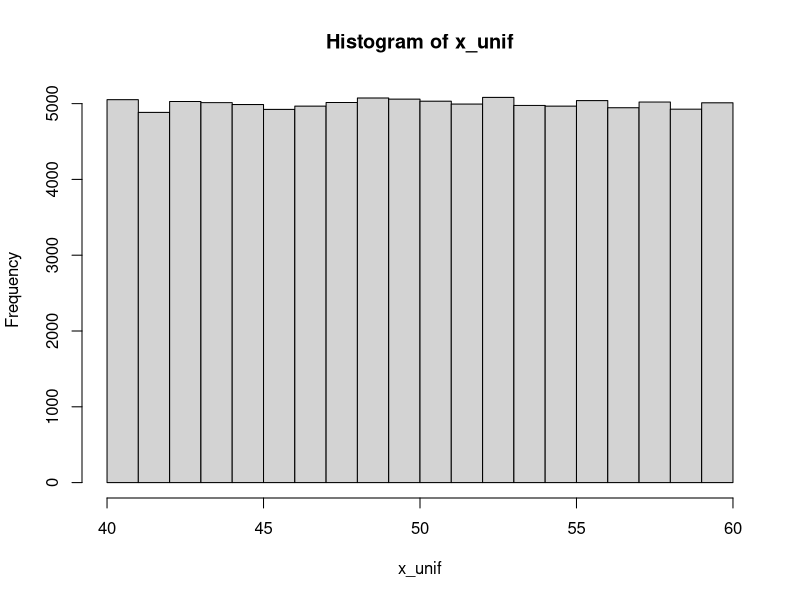
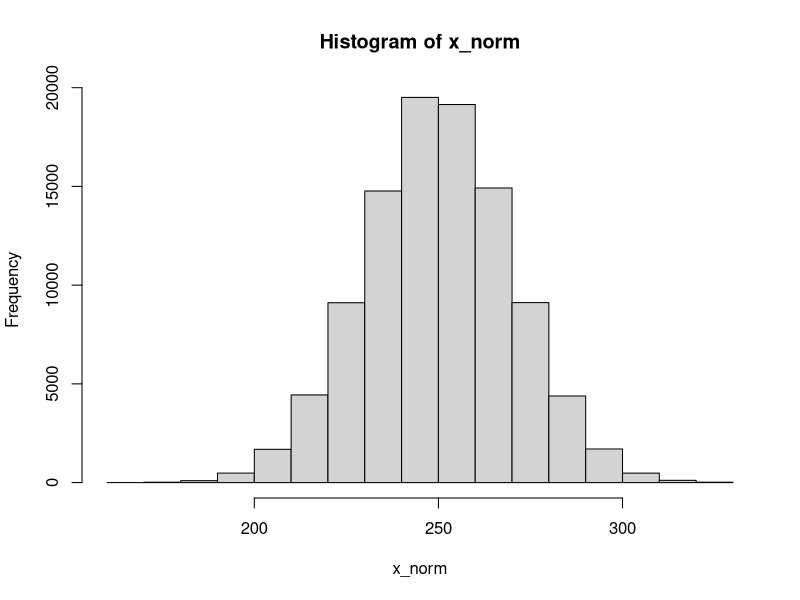

Write the R code that produced these figures, in order. (Note: this script raises an error after producing the figures.)
## ---- chunk 1
x <- 2
x
## ---- chunk 2
nums <- c(1,45,78)
cities <- c("Zürich", "上海", "Tehrān")
nums
cities
## ---- chunk 3
length(nums)
#如果无后续使用，没必要赋值一个变量；c(...)的计算结果就是一个向量，并直接传给`length()`函数
length(c("Guten Morgen")) 
## ---- chunk 4
cities_1 <- c("Zürich", "上海", "Tehrān")
cities_2 <- c("大阪", "Poznań", "Cairo")

cities <- c(cities_1, cities_2, c("Jyväskylä", "邯郸", "札幌่"))

cities
## ---- chunk 5
x <- c("one", "two", "three", "four", "five", "six", "seven", "eight", "nine")
x[3]
## ---- chunk 6
x[c(2,5,9)] # 第2个，第5个，第9个元素
## ---- chunk 7
x[-c(2,5,9)] # 除了第2个，第5个，第9个以外的元素
## ---- chunk 8
x[c(2,5,9)] <- c("二", "五", "九")
x
## ---- chunk 9
1:10 #从左边的数（包含）到右边的数（包含），即1:10
## ---- chunk 10
x[3:6]
## ---- chunk 11
y <- 7:103
y
## ---- chunk 12
rep(6, 8) # 把6重复8遍；或rep(6, times = 8)
## ---- chunk 13
rep(c(0, 7, 6, 1), 4) # 把(0, 7, 6, 1)重复4遍
## ---- chunk 14
rep(c(0, 7, 6, 1), each = 4) # 把0, 7, 6, 1各重复4遍
## ---- chunk 15
rep(c(0, 7, 6, 1), c(1, 2, 3, 4)) # 把0, 7, 6, 1分别重复1, 2, 3, 4遍
## ---- chunk 16
seq(0, 15, 2.5) # 其实是`seq(from = 0, to = 50, by = 5)`的简写
## ---- chunk 17
 seq(0, 50, length.out = 11) # 其实是`seq(from = 0, to = 50, length.out = 11)`的简写
## ---- chunk 18
x_unif <- runif(100000, 40, 60) # 生成100000个40到60之间，连续均匀分布的的随机数
hist(x_unif) # 画直方图
## ---- chunk 19
x_norm <- rnorm(100000, 250, 20) # 按照平均值为250，标准差为20的正态分布的概率密度函数生成100000个随机数
hist(x_norm) # 画直方图
## ---- chunk 20
balls <- letters[1:10]
balls
## ---- chunk 21
sample(balls, 20, replace = TRUE)
## ---- chunk 22
sample(balls, 3) # 即`sample(balls, 3, replace = FALSE)`
## ---- chunk 23
sample(1:100, 10, replace = TRUE)
## ---- chunk 24
x <- vector("numeric")
# 或`vector("integer")`, `vector("character")`等
class(x)
## ---- chunk 25
x <- integer(0)
# 或 x <- integer()
# 或`character(0)`, `numeric(0)`等
class(x)
## ---- chunk 26
x <- c(-10, 5, -89, 999, 84)
list(x = x, `sort(x)` = sort(x), `rank(x)` = rank(x), `order(x)` = order(x), `rev(sort(x))` = rev(sort(x)))
## ---- chunk 27
scores <- c(ochem = 79, math = 66, mcb = 64, blc = 75, bpc = 72)
scores
## ---- chunk 28
scores[c("math", "bpc")] == scores[c(2, 5)]
## ---- chunk 29
x <- c(4, 9, 25)
y <- c(8, 6, 3)
x + y
x * y # 在matlab中这样乘是不行的，要用`.*`，除法也是
sqrt(x)
## ---- chunk 30
class(6) # 6是一个（浮点）数，应为"numeric"
## ---- chunk 31
is.numeric(6)
is.character("6")
## ---- chunk 32
as.integer(c(TRUE, FALSE))
as.character(c(23, 90))
## ---- chunk 33
time_in_sec <- c(29.37, 28.66, 31.32, NA, 27.91, NA)
## ---- chunk 34
class(time_in_sec[4])
## ---- chunk 35
y <- c("a", "b", NA)
class(y[3])
class(NA)
## ---- chunk 36
x <- c("Joe", "Lynne", "Pat")
class(x) # 本应为"character"
class(x) <- c("high_school", "student") # 篡改
class(x) # 新class
## ---- chunk 37
x <- matrix(c(TRUE, FALSE, FALSE, TRUE), ncol = 2)
typeof(x); class(x)
## ---- chunk 38
class(3)
## ---- chunk 39
sqrt(3)^2-3
## ---- chunk 40
3.1e5
## ---- chunk 41
-1.2e-4+1.1e-5
## ---- chunk 42
class(2)
class(2L)
## ---- chunk 43
1:10 #公差为1的整数向量生成器，包含最小值和最大值
class(1:10)
seq(5,50,5) #自定义公差，首项，末项和公差可以不为整数
class(seq(5,50,5)) #因此产生的是一个浮点数向量
seq(5L,50L,5L) #可以强制生成整数
class(seq(5L,50L,5L)) #是整数没错
## ---- chunk 44
x <- list(2L+1L, 2L-1L, 2L*3L, 17L%/%3L, 17L%%3L, 1000L/1L, 3L^4L, sqrt(4L), log(exp(5L)),factorial(5L),sin(0L))
for (num in x){
  print(num)
  print(class(num))
}

y <- c(8L/2L, 2L^3L)
## ---- chunk 45
class(2L+1L)
class(2L-1L)
class(2L*3L)
class(17L%/%3L)
class(17L%%3L)
## ---- chunk 46
class(1000L/1L)
class(3L^4L)
class(sqrt(4L))
class(log(exp(5L)))
class(factorial(5L))
## ---- chunk 47
exp(1)
## ---- chunk 48
log(exp(5))
## ---- chunk 49
log10(1000)
log2(128)
## ---- chunk 50
signif(12.3456789, 4)
## ---- chunk 51
signif(12.3, 8)
## ---- chunk 52
round(12.3456789, 3) # 保留3个小数位
## ---- chunk 53
round(13.5)
## ---- chunk 54
class(ceiling(7.4))
## ---- chunk 55
NA + NA
## ---- chunk 56
class(Inf); class(NaN)
## ---- chunk 57
is.na(NaN)
## ---- chunk 58
knitr::include_graphics("img/graphics/t-distribution.png")
## ---- chunk 59
qt(0.975, df = 12)
## ---- chunk 60
p <- (1-(pt(2.2, df = 15)))*2
p
## ---- chunk 61
qt(0.975,9999999)
## ---- chunk 62
x <- c(2.23,2.24,2.34,2.31,2.35,2.27,2.29,2.26,2.25,2.21,2.29,2.34,2.32)
t.test(x, mu = 2.31)
## ---- chunk 63
x <- c(2.23,2.24,2.34,2.31,2.35,2.27,2.29,2.26,2.25,2.21,2.29,2.34,2.32)

t.test(x, mu = 2.31, alternative = "less") # 检验是否*less* than μ
## ---- chunk 64
x <- c(2.23,2.24,2.34,2.31,2.35,2.27,2.29,2.26,2.25,2.21,2.29,2.34,2.32)
y <- c(2.27,2.29,2.37,2.38,2.39,2.25,2.39,2.16,2.55,2.81,2.19,2.44,2.22)

t.test(x, y)
## ---- chunk 65
t.test(x, y, paired = TRUE)
## ---- chunk 66
expected_probs <- c(0.05, 0.1, 0.15, 0.2, 0.2, 0.3)
## ---- chunk 67
observed_vals <- c(6, 9, 14, 24, 18, 29)
## ---- chunk 68
chisq.test(observed_vals, p = expected_probs) # 参数p是指概率
## ---- chunk 69
chisq.test(observed_vals)
## ---- chunk 70
(社团参与 <- matrix(c(28,36,40,40,32,33,38,29,36), nrow = 3, dimnames = list(c("一年级", "二年级", "三年级"), c("棒球", "足球", "网球"))))
## ---- chunk 71
chisq.test(社团参与)
## ---- chunk 72
#其实还可以更精简，但是为了易读性不得不牺牲一点精简度。
Z <- matrix(rep(rnorm(1000000), 6), nrow = 6)^2

X <- Z^2

Q <- matrix(nrow = 6, ncol = 1000000)

for (i in (1+1):6) {
  Q[1,] = Z[1,]
  Q[i,] = Q[(i-1),] + Z[i,]
}

plot(NULL, xlim=c(0.23,6), ylim = c(0,1),
     main = expression(paste('X ~ ', chi^'2', '(k)')), 
     xlab = "x", 
     ylab= expression(f[k]*'(x)')
    )
colors <- c('blue', 'black', 'red', 'green', 'gray', 'orange')
for (i in 1:6) {
  lines(density(Q[i,]),
        col=colors[i],
        lwd=2)
}
legend('topright',c('k=1','k=2','k=3','k=4','k=5','k=6'),
       fill = colors)
## ---- chunk 73
y <- list(1, c("a","あ"), list(1+3i, c(FALSE, NA, TRUE)), 
          data.frame(x = c("阿拉木图", "什切青"), y = c(2, 3)),
          t.test)
y
## ---- chunk 74
y[2] # 使用单方括号，得到的是一个只有一个分量的列表
y[[2]] # 使用双方括号，得到的是一个向量
y[[3]][[2]] # 得到的也是一个向量；父列表的索引在前，子列表的在后
y[[3]] # 这个位置包含两个子列表，因此得到一个有两个分量的列表
y[[3]][[2]][2] # 得到向量时，直接在后面用单方括号
## ---- chunk 75
z <- list(c(1, 3), z2 = c(4, 5, 6), c("a", "b"))
z # `[[2]]`被`$z2`所取代
z$z2 == z[[2]] # `z[[2]]`仍然是可用的，结果和`z$z2`一样
## ---- chunk 76
list(list(1, 2), list(3, 4))
## ---- chunk 77
A <- list("a", 1, TRUE); B <- list(5+8i, NA, 4L)
C1 <- unlist(list(A, B), recursive = FALSE); C2 <- c(A, B)
identical(C1, C2)
## ---- chunk 78
A <- 1:48 
dim(A) <- c(6,8) 
A
## ---- chunk 79
is.array(A)
is.matrix(A)
## ---- chunk 80
attributes(A)
## ---- chunk 81
A[5,3]
## ---- chunk 82
A[3,]
## ---- chunk 83
A[,4]
## ---- chunk 84
dim(A) <- c(2,8,3)
A
## ---- chunk 85
attr(A, "dim") <- c(3,4,2,2)
A
## ---- chunk 86
A[ ,3 , , ] #每个矩阵第3列的数据，即所有第二个维度为3的数值
## ---- chunk 87
B <- runif(90, 0, 1) #从均匀分布中取90个0到1之间的数
dim(B) <- c(6, 5, 3) #注意顺序
B
## ---- chunk 88
dimnames(B) <- list(paste("trial.", 1:6), 
                    c('P. falciparum', 'P. malariae', 'P. ovale', 'P. vivax', 'P. knowlesi'), 
                    c('chloroquine', 'artemisinin', 'doxycycline'))
B
## ---- chunk 89
class(c(TRUE,FALSE,NA))
## ---- chunk 90
x <- 5
x != 3 #x等于5，所以“x不等于3”为真
## ---- chunk 91
7 %in% c(1,4,5,6,7)
## ---- chunk 92
NA == NA
## ---- chunk 93
x <- NA
is.na(x)
## ---- chunk 94
x <- c(2, 1, 6, 5, 4, 9, 7, 3, 10, 8)
x <= 5
## ---- chunk 95
x[c(TRUE, TRUE, FALSE, TRUE, TRUE, FALSE, FALSE, TRUE, FALSE, FALSE)]
## ---- chunk 96
x[x <= 5]
## ---- chunk 97
all(x <= 5); any(x <= 5)
## ---- chunk 98
!(3 < 4) # 这个例子很简单，反义符号意义不大。后面实操的时候才能领略到它的用处。
## ---- chunk 99
vals <- c(TRUE, FALSE, NA) 
names(vals) <- paste('[',as.character(vals),']',sep = '')
outer(vals, vals, "&")
## ---- chunk 100
outer(vals, vals, "|")
## ---- chunk 101
m <- 1:100 # 产生一个[1,2,3,...,99,100]的整数向量。上面讲过。
n <- vector("numeric")
for (i in n) {
  if (i %% 2 == 0) {
    n <- append(n, i^2)
  } else if (i == 51) {
    break
  }
}
n
## ---- chunk 102
logi = TRUE
num <- 1
while (num <= 100) {
  if (logi) {
    num = num + 10 # R 不支持 num += 5的简写
    print(num)
    logi = FALSE
  } else {
    num = num + 20
    print(num)
    logi = TRUE
  }
}

## ---- chunk 103
# 以下代码翻译成英语就是：If 1 + 1 = 2, print "hi". Else, print "bye".
# 或中文：如果一加一等于二，那么印出“hi”，否则印出“bye”.
if (1 + 1 == 2) { # 1 + 1 == 2 的运算结果是TRUE，因此“如果”成真
  print("hi") # 所以会执行`print("hi")`
} else {
  print("bye")
}
## ---- chunk 104
# 代码第一行中的FALSE可以替换成任何计算结果为FALSE的运算，
# 比如1 + 1 == 3；小括号内的计算过程不重要，
# 但运算结果必须为TRUE或FALSE（不可以是NA）
if (FALSE) { 
  print("hi")
} else { # 因为是FALSE，所以`else`里的语句被执行
  print("bye")
}
## ---- chunk 105
if (FALSE) { # 第一个`if`为FALSE
  print("hi")
} else if (FALSE) { # 检查下一个`else if`，也是FALSE
  print("yoo")
} else if (TRUE) { # 再检查下一个`else if`，这次是TRUE
  print("hey") # 所以执行`print("hey")`
} else {
  print("bye") # 而轮不到else
}
## ---- chunk 106
# 以下代码翻译成英文就是: for every element i in c(2, 4, 6, 8): 
# assign i^2 to n, then print n
# 中文：对c(2, 4, 6, 8)`中的每一个元素i：
# 创建一个n使得n等于i的平方，然后印出n
for (i in c(2, 4, 6, 8)) { # i可以是任何你想要的名字，比如num
  n <- i^2 # 如果上一行是 for (num in ..., 这一行就要写成 n <- num^2
  print(n)
}
## ---- chunk 107
x <- vector(mode = "numeric") # 创建一个空的numeric vector
for (m in 1:10) {
  if (m %% 2 == 0) {
    x <- append(x, m)
  }
}

x
## ---- chunk 108
M <- c(1, 2, 3 ,4 ,5)
N <- c(10, 100, 1000)

x <- vector("numeric")
for (m in M) {
  for (n in N) { # 在一个for循环中嵌入另一个for循环
    x <- append(x, m*n)
  }
}

x
## ---- chunk 109
x <- 1
while (x < 10) { # 当x<10的时候，执行大括号内的语句
  print(x)
  x <- x + 3 # 一定要让x的值增加，否则会进入无限循环
}
## ---- chunk 110
for (i in 1:10) {
  if (i == 3) {
    next # 当i == 3时，跳过它，继续（最近的）for循环的下一个回合
  } else if (i == 6) {
    break # 当i == 6时，结束（最近的）for循环
  } 
  print(i) # 只有当if和else if里的检验都为FALSE时，`print(i)`才会执行。
}
## ---- chunk 111
M <- c(1, 2, 3, 4, 5)

x <- vector("numeric")
for (m in M) {
  while (TRUE) { # 原本while(TRUE){}将会是一个无限循环（判定条件永远TRUE）
    x <- append(x, 2*m)
    break # break打破了最近的这个while循环，而不影响for循环。
  }
}

x
## ---- chunk 112
l <- c(1.21, 1.34, -1.45, 1.56, 1.22, 1.10, 1.78, -1.33, 1.71)
## ---- chunk 113
l_1 <- ifelse(l < 0, NA, l)
l_1
## ---- chunk 114
x <- c(1, 4, 9)
y <- c(1, 10, 100)

for(i in x){
  print(i * y)
}
## ---- chunk 115
1 * y; 4 * y; 9 * y
## ---- chunk 116
i <- 1
while (i < 5) {
  print(i * 10)
  i <- i + 1
}
## ---- chunk 117
for(i in 1:10){
  if(i <= 3){
    print(i)
  } else break
}
## ---- chunk 118
i <- 1
while(i < 10){
  if(i <= 3){
    print(i)
    i <- i + 1
  } else break
}
## ---- chunk 119
for(i in 1:5){
  if(i == 3 | i == 4) next
  print(i)
}
## ---- chunk 120
for(i in 1:3){
  for(j in c(1, 10, 100)){
    if(i == 2) break
    print(i * j)
  }
}
## ---- chunk 121
lapply(c(1, 2, 3), function(i) i^2*10)
## ---- chunk 122
lapply(list(5, 6, 7), rnorm, 3, .1)
## ---- chunk 123
lapply(list(5, 6, 7), rnorm, n = 3, .1)
## ---- chunk 124
rapply(list(c(1, 2, 3), list(c(4, 5, 6), list(7, 8, 9))), function(x) x * 10, how = "unlist") # 默认的模式
## ---- chunk 125
rapply(list(c(1, 2, 3), list(c(4, 5, 6), list(c("a", "b", "c")))), function(x) c(x, 1))
## ---- chunk 126
rapply(list(c(1, 2, 3), list(c(4, 5, 6), list(c("a", "b", "c")))), function(x) c(x, 1), how = "list") 
## ---- chunk 127
Map(rnorm, c(5, 6, 7), 3, .1)
## ---- chunk 128
Map(rnorm, c(2, 3, 4), c(1, 10, 100), c(.1, .5, 1))
## ---- chunk 129
mapply(rnorm, 3, c(1, 10, 100), c(.1, .5, 1))
## ---- chunk 130
require(doParallel)
## ---- chunk 131
library(doParallel)
getDoParWorkers() # 查看R当前使用的内核数量；默认应为1
detectCores() # 查看可用内核总数
## ---- chunk 132
registerDoParallel(4) # 设置内核数量
getDoParWorkers() # 再次检查内核数量
## ---- chunk 133
map(list(5, 6, 7), ~ rnorm(3, ., .1))
## ---- chunk 134
x = c(1, 2, 3); y = c(10, 20, 30); z = c(5, 60, 115)
map_dbl(list(x, y, z), mean)
## ---- chunk 135
map2(.x = c(1, 100, 10000), .y = c(.1, 1, 10), ~ rnorm(5, .x, .y))
## ---- chunk 136
pmap(list(mean = c(1, 100, 10000), sd = c(.1, 1, 10)), rnorm, n = 3)
## ---- chunk 137
args <- tibble(mean = c(1, 100, 10000),
               sd = c(.1, 1, 10))
pmap(args, rnorm, 3)
## ---- chunk 138
sample <- c(5.1, 5.2, 4.5, 5.3, 4.3, 5.5, 5.7)
# 根据传统，赋值变量时用`<-`号，赋值函数参数时才用`=`
t.test(x = sample, mu = 4.5)
## ---- chunk 139
"["(c("四川担担面", "武汉热干面", "兰州牛肉面", "北京炸酱面"), 2)
## ---- chunk 140
sum        (
 # 4   
        4 # 我怕不是
,              #疯了
            6
  
  )
## ---- chunk 141
seq(0, 25, l = 11)
## ---- chunk 142
函数名 <- function(参数1, 参数2, ...){
  对参数1和参数2
  进行
  一系列
  一行或者多行
  计算
  return(计算结果)
}
## ---- chunk 143
SE <- function(x) {
  s <- sd(x)
  n <- length(x)
  result <- s/sqrt(n)
  return(result)
}
# 随后，你就可以使用自定义的函数了
SE(c(5,6,5,5,4,5,6,6,5,4,5,3,8)) 
## ---- chunk 144
SE <- function(x) {
  s <- sd(x)
  n <- length(x)
  s/sqrt(n) # 注意不是`result <- s/sqrt(n)`
}
SE(c(5,6,5,5,4,5,6,6,5,4,5,3,8)) 
## ---- chunk 145
# 这是随手写的一个没有意义的函数
myfunc <- function(i){
  k <- 8
  if (i>3) {
    j <- -i
    while(j < 20){
      k <- k + i + j
      j <- j+5
    }
    return(k)
  } else {
    if (i %% 2 == 0) {
      return(5)
    } else return(k*i)
  }
}
myfunc(6)
## ---- chunk 146
sapply(1:5, function(x) x^2)
## ---- chunk 147
'%el%' <- function(x, y) pi*x*y

2 %el% 5
## ---- chunk 148
myfunc <- function(){
  a = 5
  function(){
    b = 10
    return(a*b)
  }
}
# 执行myfunc()的时候，默认结果为最后一句/一行，在这里应为内函数：
myfunc()

# 既然`myfunc()`的结果是一个函数，那么在后面再加上一个括号就是执行内函数了；内函数可以使用外函数中所定义的变量（比如这里使用了外函数的`a = 5`）
myfunc()()
## ---- chunk 149

speak <- function(x){
  x()$speak
}

speak(cat)

## ---- chunk 150
my_func <- function(arg1, arg2 = 100, ...){
  other_args <- list(...)
  print(arg1)
  print(arg2)
  print(other_args)
}

my_func("foo", cities = c("崇阳", "Αθήνα", "つがる"), nums = c(3,4,6))
## ---- chunk 151
calc_v <- function(v, pow = 1, times = 1, add = 0) {
  v ^ pow * times + add
}

calc_l <- function(L, pow = 1, times = 1, add = 0) {
  rapply(L, function(l) l ^ pow * times + add, how = "list")
}

calc <- function(data, ...) {
  if(is.list(data)) {
    calc_l(data, ...) # 即 calc_l(L = data, ...)
  } else if(is.vector(data)) {
    calc_v(data, ...) # 即 calc_v(v = data, ...)
  }
}
## ---- chunk 152
calc(c(1, 2, 3), pow = 2, add = 1)
calc(list(1, 2, list(10, 20)), pow = 2, times = 2)
## ---- chunk 153
sapply
## ---- chunk 154
x <- 5
fun1 <- function() {
  x <- 100
}
fun1()
x
## ---- chunk 155
x <- 5
fun1 <- function() {
  assign("x", 100, envir = .GlobalEnv)
}
fun1()
x
## ---- chunk 156
x <- 5
fun1 <- function() {
  x <<- 100
}
fun1()
x
## ---- chunk 157
n <- 1 # `GlobalEnv`里的`n` = 1

fun1 <- function() {
  n <- 10 # `fun1()`里的`n` = 10
  fun2 <- function() {
    n <- 50 # 赋值`fun2()`里的`n`
    n <<- 100 # 重赋值`fun1()`里的`n`为100
  }
  fun2() # 运行`fun2()`
  return(n) # 返回`fun1()`里的`n`
}

fun1() # 10是否变为100?
n # 是否仍然是1？
## ---- chunk 158
cum = 0
sapply(1:10, FUN = function(x){
  cum <<- cum + x
  cum
})
## ---- chunk 159
x <- vector('numeric')
system.time(
  for (i in 1:50){
    for (j in 1:100) {
      x <- append(x, i*j)
    }
  }
)
## ---- chunk 160
x <- c(3, 4, 6, 1, NA, 8, 2, 5, NA, 9, 7)
## ---- chunk 161
as.century <- function(x) x%/%100 + 1
## ---- chunk 162
as.century(c(2014, 1990, 1398, 1290, 1880, 2001))
## ---- chunk 163
hour <- function(x) x%/%100
minute <- function(x) x%%100
## ---- chunk 164
times <- c(0512, 0719, 2358, 0501)
hour(times)
minute(times)
## ---- chunk 165
fibon <- function (len = 10) {
  if (len == as.integer(len) & len > 0) { #
    F <- c(1, 1) ## 前两项需要定义
    i <- 3 ## 从第三项开始计算
    while (i <= len) {
      F[i] <- F[i-2] + F[i-1]
      i <- i+1 ## R中不可以使用`i += 1`或者`i++`
    }
    return(F[1:len])
  } else {
    return("请输入一个正整数。")
  }
}
## ---- chunk 166
fibon(10); fibon(-5)
## ---- chunk 167
prime.list <- function(i){
  primeNumbers <- 2L
  for (num in 3:i) {
    isPrime <- TRUE
    for (pnum in primeNumbers) {
      if (pnum > sqrt(num)) {
        break
      } else if (num %% pnum == 0) {
        isPrime <- FALSE
        break
      }
    }
    if (isPrime) {
      primeNumbers <- c(primeNumbers, num)
    }
  }
  return(primeNumbers)
}
## ---- chunk 168
prime.list(100)
## ---- chunk 169
Pet <- function(name = NA, common_name = NA, binomial_name = NA, speak = NA){
  name <- name
  common_name <- common_name
  binomial_name <- binomial_name
  speak <- speak
  greet <- function(time = "not_specified"){
    intro <- paste("I'm a", common_name, "and my name is", name)
    if(time == "morning") print(paste("Good morning,", intro))
    if(time == "afternoon") print(paste("Good afternoon,", intro))
    if(time == "evening") print(paste("Good evening,", intro)) 
    if(time == "not_specified") print(paste("Hi,", intro))
  }
  list(name = name, common_name = common_name, binomial_name = binomial_name, speak = speak, greet = greet)
}


Turtle <- function(name = NA){
  Pet(name, "turtle", "Trachemys scripta elegans") # 实现inheritance # 龟没有叫声
}

Cat <- function(name = NA, sterilized = NA){
  sterilized <- sterilized # 猫可能绝育 # 新增attribute，实现了广义的polymorphism
  PetAaM <- Pet(name, "cat", "Felis catus", "meow")
  CatOnlyAaM <- list(sterilized = sterilized)
  c(PetAaM, CatOnlyAaM)
}

Pigeon <- function(name = NA){
  PetAaM <- Pet(name, "pigeon", "Columba livia", "coo")
}

# 实现了Python语境中的polymorphism
greet <- function(pet, time = "not_specified"){
  pet$greet(time)
}

binomial_name <- function(pet){
  pet$binomial_name
}
## ---- chunk 170
Guoguo <- Pigeon("Guoguo")
Felix <- Cat("Felix", "TRUE")
Kazuya <- Turtle("Kazuya")

str(Guoguo)
str(Kazuya)
str(Felix)
## ---- chunk 171
Felix$binomial_name
Kazuya$greet("afternoon")
## ---- chunk 172
binomial_name(Kazuya)
greet(Guoguo)
## ---- chunk 173
x <- "world"
paste("Hello", x, "Bye", x, sep = "---")
